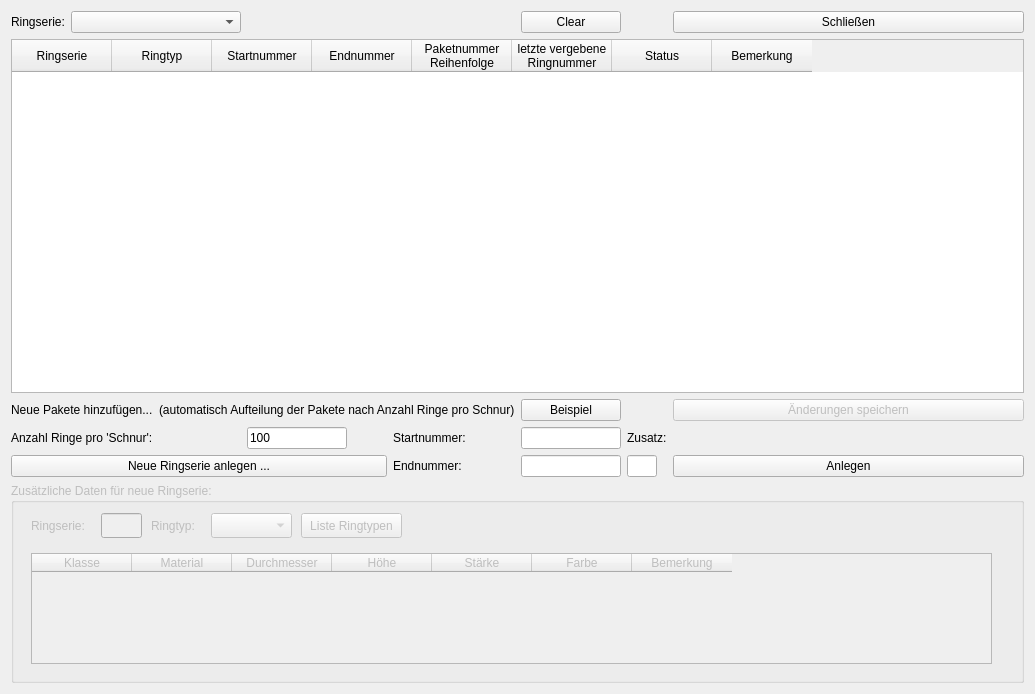
<?xml version="1.0" encoding="UTF-8"?>
<ui version="4.0">
 <class>DialogRingserienEingabe</class>
 <widget class="QDialog" name="DialogRingserienEingabe">
  <property name="geometry">
   <rect>
    <x>0</x>
    <y>0</y>
    <width>1035</width>
    <height>694</height>
   </rect>
  </property>
  <property name="windowTitle">
   <string>DialogRingserienEingabe</string>
  </property>
  <layout class="QGridLayout" name="gridLayout">
   <item row="1" column="1">
    <layout class="QGridLayout" name="gridLayout_2">
     <item row="3" column="5">
      <widget class="QPushButton" name="BTN_spezial">
       <property name="enabled">
        <bool>false</bool>
       </property>
       <property name="toolTip">
        <string>&lt;html&gt;&lt;head/&gt;&lt;body&gt;&lt;p&gt;Möchte man ein Paket oder eine Schnur 'dazwischenschieben' oder als nächstes behandeln, so kann man dieses Paket hier auswählen und markieren als das nächste zu verwendende - UNABHÄNGIG von der aktuell definierten Reihenfolge. &lt;/p&gt;&lt;/body&gt;&lt;/html&gt;</string>
       </property>
       <property name="text">
        <string>Änderungen speichern</string>
       </property>
      </widget>
     </item>
     <item row="6" column="0" colspan="2">
      <widget class="QPushButton" name="BTN_neueSerie_anlegen">
       <property name="toolTip">
        <string>&lt;html&gt;&lt;head/&gt;&lt;body&gt;&lt;p&gt;Dies bedeutet, dass die Ringserie, die Du eingeben möchtest, bisher noch &lt;span style=&quot; font-size:10pt; font-weight:700; color:#ff0000;&quot;&gt;nicht&lt;/span&gt; auf der Station verwendet wurde. Wenn Du nur einen neuen Nummernbereich eingeben möchtest, wähle bitte die bisherige Ringserie links aus und nutze die untere Eingabemaske für das Hinzufügen neuer Nummern.&lt;/p&gt;&lt;/body&gt;&lt;/html&gt;</string>
       </property>
       <property name="text">
        <string>Neue Ringserie anlegen ...</string>
       </property>
      </widget>
     </item>
     <item row="1" column="3">
      <widget class="QPushButton" name="BTN_clear">
       <property name="text">
        <string>Clear</string>
       </property>
      </widget>
     </item>
     <item row="5" column="2">
      <widget class="QLabel" name="label_3">
       <property name="sizePolicy">
        <sizepolicy hsizetype="Maximum" vsizetype="Preferred">
         <horstretch>0</horstretch>
         <verstretch>0</verstretch>
        </sizepolicy>
       </property>
       <property name="minimumSize">
        <size>
         <width>80</width>
         <height>0</height>
        </size>
       </property>
       <property name="maximumSize">
        <size>
         <width>80</width>
         <height>16777215</height>
        </size>
       </property>
       <property name="toolTip">
        <string>&lt;html&gt;&lt;head/&gt;&lt;body&gt;&lt;p&gt;&lt;span style=&quot; font-weight:700;&quot;&gt;Start&lt;/span&gt;nummer der &lt;span style=&quot; font-weight:700;&quot;&gt;gesamten&lt;/span&gt; Serie! Wurden z.B. 1000 Ringe einer Serie geliefert von XX010001 bis XX011000 in 10 Schnureinheiten (Paketen), so trägt man die erste Nummer (10.001) bei Startnummer ein und die letzte Nummer (11.000) bei Endnummer. Natürlich ohne .&lt;/p&gt;&lt;/body&gt;&lt;/html&gt;</string>
       </property>
       <property name="text">
        <string>Startnummer: </string>
       </property>
      </widget>
     </item>
     <item row="7" column="0" colspan="6">
      <widget class="QGroupBox" name="groupBox_zusatzeingabe">
       <property name="enabled">
        <bool>false</bool>
       </property>
       <property name="sizePolicy">
        <sizepolicy hsizetype="Expanding" vsizetype="Preferred">
         <horstretch>0</horstretch>
         <verstretch>0</verstretch>
        </sizepolicy>
       </property>
       <property name="minimumSize">
        <size>
         <width>800</width>
         <height>200</height>
        </size>
       </property>
       <property name="maximumSize">
        <size>
         <width>16777215</width>
         <height>300</height>
        </size>
       </property>
       <property name="title">
        <string>Zusätzliche Daten für neue Ringserie:</string>
       </property>
       <widget class="QLabel" name="label_8">
        <property name="geometry">
         <rect>
          <x>20</x>
          <y>30</y>
          <width>61</width>
          <height>25</height>
         </rect>
        </property>
        <property name="toolTip">
         <string>&lt;html&gt;&lt;head/&gt;&lt;body&gt;&lt;p&gt;&lt;span style=&quot; font-weight:700;&quot;&gt;Start&lt;/span&gt;nummer der &lt;span style=&quot; font-weight:700;&quot;&gt;gesamten&lt;/span&gt; Serie! Wurden z.B. 1000 Ringe einer Serie geliefert von XX010001 bis XX011000 in 10 Schnureinheiten (Paketen), so trägt man die erste Nummer (10.001) bei Startnummer ein und die letzte Nummer (11.000) bei Endnummer. Natürlich ohne .&lt;/p&gt;&lt;/body&gt;&lt;/html&gt;</string>
        </property>
        <property name="text">
         <string>Ringserie:</string>
        </property>
       </widget>
       <widget class="QLineEdit" name="INP_neueSerie_ringserie">
        <property name="geometry">
         <rect>
          <x>90</x>
          <y>30</y>
          <width>41</width>
          <height>25</height>
         </rect>
        </property>
        <property name="maxLength">
         <number>2</number>
        </property>
       </widget>
       <widget class="QComboBox" name="CMB_neueSerie_ringtyp_auswahl">
        <property name="geometry">
         <rect>
          <x>200</x>
          <y>30</y>
          <width>81</width>
          <height>25</height>
         </rect>
        </property>
        <property name="editable">
         <bool>false</bool>
        </property>
        <property name="insertPolicy">
         <enum>QComboBox::NoInsert</enum>
        </property>
       </widget>
       <widget class="QLabel" name="label_7">
        <property name="geometry">
         <rect>
          <x>140</x>
          <y>30</y>
          <width>51</width>
          <height>25</height>
         </rect>
        </property>
        <property name="toolTip">
         <string>&lt;html&gt;&lt;head/&gt;&lt;body&gt;&lt;p&gt;&lt;span style=&quot; font-weight:700;&quot;&gt;Start&lt;/span&gt;nummer der &lt;span style=&quot; font-weight:700;&quot;&gt;gesamten&lt;/span&gt; Serie! Wurden z.B. 1000 Ringe einer Serie geliefert von XX010001 bis XX011000 in 10 Schnureinheiten (Paketen), so trägt man die erste Nummer (10.001) bei Startnummer ein und die letzte Nummer (11.000) bei Endnummer. Natürlich ohne .&lt;/p&gt;&lt;/body&gt;&lt;/html&gt;</string>
        </property>
        <property name="text">
         <string>Ringtyp: </string>
        </property>
       </widget>
       <widget class="QPushButton" name="BTN_ringtypenliste">
        <property name="geometry">
         <rect>
          <x>290</x>
          <y>30</y>
          <width>101</width>
          <height>25</height>
         </rect>
        </property>
        <property name="text">
         <string>Liste Ringtypen</string>
        </property>
       </widget>
       <widget class="QTableWidget" name="TBL_ringtypen">
        <property name="geometry">
         <rect>
          <x>20</x>
          <y>70</y>
          <width>961</width>
          <height>111</height>
         </rect>
        </property>
        <column>
         <property name="text">
          <string>Klasse</string>
         </property>
        </column>
        <column>
         <property name="text">
          <string>Material</string>
         </property>
        </column>
        <column>
         <property name="text">
          <string>Durchmesser</string>
         </property>
        </column>
        <column>
         <property name="text">
          <string>Höhe</string>
         </property>
        </column>
        <column>
         <property name="text">
          <string>Stärke</string>
         </property>
        </column>
        <column>
         <property name="text">
          <string>Farbe</string>
         </property>
        </column>
        <column>
         <property name="text">
          <string>Bemerkung</string>
         </property>
        </column>
       </widget>
      </widget>
     </item>
     <item row="6" column="3">
      <widget class="QLineEdit" name="INP_end_ringnummer_neue_serie">
       <property name="sizePolicy">
        <sizepolicy hsizetype="Minimum" vsizetype="Fixed">
         <horstretch>0</horstretch>
         <verstretch>0</verstretch>
        </sizepolicy>
       </property>
       <property name="minimumSize">
        <size>
         <width>50</width>
         <height>0</height>
        </size>
       </property>
       <property name="maximumSize">
        <size>
         <width>100</width>
         <height>16777215</height>
        </size>
       </property>
      </widget>
     </item>
     <item row="1" column="5">
      <widget class="QPushButton" name="BTN_close">
       <property name="text">
        <string>Schließen</string>
       </property>
      </widget>
     </item>
     <item row="6" column="2">
      <widget class="QLabel" name="label_4">
       <property name="sizePolicy">
        <sizepolicy hsizetype="Maximum" vsizetype="Preferred">
         <horstretch>0</horstretch>
         <verstretch>0</verstretch>
        </sizepolicy>
       </property>
       <property name="minimumSize">
        <size>
         <width>80</width>
         <height>0</height>
        </size>
       </property>
       <property name="maximumSize">
        <size>
         <width>80</width>
         <height>16777215</height>
        </size>
       </property>
       <property name="toolTip">
        <string>&lt;html&gt;&lt;head/&gt;&lt;body&gt;&lt;p&gt;&lt;span style=&quot; font-weight:700;&quot;&gt;End&lt;/span&gt;nummer der &lt;span style=&quot; font-weight:700;&quot;&gt;gesamten&lt;/span&gt; Serie! Wurden z.B. 1000 Ringe einer Serie geliefert von XX010001 bis XX011000 in 10 Schnureinheiten (Paketen), so trägt man die erste Nummer (10.001) bei Startnummer ein und die letzte Nummer (11.000) bei Endnummer. Natürlich ohne .&lt;/p&gt;&lt;/body&gt;&lt;/html&gt;</string>
       </property>
       <property name="text">
        <string>Endnummer:</string>
       </property>
      </widget>
     </item>
     <item row="5" column="1">
      <widget class="QLineEdit" name="INP_anz_ring_schnur">
       <property name="sizePolicy">
        <sizepolicy hsizetype="Maximum" vsizetype="Fixed">
         <horstretch>0</horstretch>
         <verstretch>0</verstretch>
        </sizepolicy>
       </property>
       <property name="minimumSize">
        <size>
         <width>50</width>
         <height>0</height>
        </size>
       </property>
       <property name="maximumSize">
        <size>
         <width>100</width>
         <height>16777215</height>
        </size>
       </property>
       <property name="text">
        <string>100</string>
       </property>
      </widget>
     </item>
     <item row="5" column="3">
      <widget class="QLineEdit" name="INP_start_ringnummer_neue_serie">
       <property name="sizePolicy">
        <sizepolicy hsizetype="Maximum" vsizetype="Fixed">
         <horstretch>0</horstretch>
         <verstretch>0</verstretch>
        </sizepolicy>
       </property>
       <property name="minimumSize">
        <size>
         <width>50</width>
         <height>0</height>
        </size>
       </property>
       <property name="maximumSize">
        <size>
         <width>100</width>
         <height>16777215</height>
        </size>
       </property>
       <property name="maxLength">
        <number>8</number>
       </property>
      </widget>
     </item>
     <item row="5" column="0">
      <widget class="QLabel" name="label_5">
       <property name="sizePolicy">
        <sizepolicy hsizetype="Maximum" vsizetype="Preferred">
         <horstretch>0</horstretch>
         <verstretch>0</verstretch>
        </sizepolicy>
       </property>
       <property name="minimumSize">
        <size>
         <width>140</width>
         <height>0</height>
        </size>
       </property>
       <property name="maximumSize">
        <size>
         <width>150</width>
         <height>16777215</height>
        </size>
       </property>
       <property name="toolTip">
        <string>&lt;html&gt;&lt;head/&gt;&lt;body&gt;&lt;p&gt;Es wird die Anzahl je &amp;quot;Paket&amp;quot; benötigt. Die meisten Ringe sind auf einer Gummischnur aufgezogen. Am Beringertisch befindet sich meistens eine Schnur je Ringtyp/-serie. Die Serie lässt sich also in diese Pakete vereinzeln. Manche Ringe sind z.B. so groß, dass nur 10 Exemplare auf einem Schlauch aufgezogen sind. Dann ist hier 10 einzutragen. Die Standardpaketgröße beträgt 100 (Ringe je Schnur)&lt;/p&gt;&lt;/body&gt;&lt;/html&gt;</string>
       </property>
       <property name="text">
        <string>Anzahl Ringe pro 'Schnur':</string>
       </property>
      </widget>
     </item>
     <item row="6" column="4">
      <widget class="QLineEdit" name="INP_zusatz">
       <property name="sizePolicy">
        <sizepolicy hsizetype="Maximum" vsizetype="Fixed">
         <horstretch>0</horstretch>
         <verstretch>0</verstretch>
        </sizepolicy>
       </property>
       <property name="minimumSize">
        <size>
         <width>30</width>
         <height>0</height>
        </size>
       </property>
       <property name="maximumSize">
        <size>
         <width>30</width>
         <height>16777215</height>
        </size>
       </property>
      </widget>
     </item>
     <item row="5" column="4">
      <widget class="QLabel" name="label_6">
       <property name="sizePolicy">
        <sizepolicy hsizetype="Maximum" vsizetype="Preferred">
         <horstretch>0</horstretch>
         <verstretch>0</verstretch>
        </sizepolicy>
       </property>
       <property name="minimumSize">
        <size>
         <width>40</width>
         <height>0</height>
        </size>
       </property>
       <property name="maximumSize">
        <size>
         <width>40</width>
         <height>16777215</height>
        </size>
       </property>
       <property name="toolTip">
        <string>&lt;html&gt;&lt;head/&gt;&lt;body&gt;&lt;p&gt;Es gibt (leider) einige Ringe, die keine numerischen Ringnummern haben, sondern zusätzlich noch ein Buchstabe. Z.B. die Serie 39 besteht aus 391F, 392F, 393F, ..., 399F. Um aber intern mit Zahlen rechnen zu können statt mit alphanumerischen Operationen (Texte umwandeln, aufsplitten, wieder zurückwandeln, ...) wurden für die 0,00001% der Fälle dieses Zusatzfeld ins Leben gerufen. Beinhaltet also der hintere Teil der Ringnummer (nach der Serie) einen nicht-numerischen Teil, wird dieser hier bei Zusatz eingetragen.&lt;/p&gt;&lt;/body&gt;&lt;/html&gt;</string>
       </property>
       <property name="text">
        <string>Zusatz:</string>
       </property>
      </widget>
     </item>
     <item row="3" column="0" colspan="3">
      <widget class="QLabel" name="label_2">
       <property name="text">
        <string>Neue Pakete hinzufügen...  (automatisch Aufteilung der Pakete nach Anzahl Ringe pro Schnur)</string>
       </property>
      </widget>
     </item>
     <item row="3" column="3">
      <widget class="QPushButton" name="BTN_beispiel_eingabe_ringserie">
       <property name="text">
        <string>Beispiel</string>
       </property>
      </widget>
     </item>
     <item row="6" column="5">
      <widget class="QPushButton" name="BTN_neue_ringserie">
       <property name="sizePolicy">
        <sizepolicy hsizetype="Minimum" vsizetype="Fixed">
         <horstretch>0</horstretch>
         <verstretch>0</verstretch>
        </sizepolicy>
       </property>
       <property name="text">
        <string>Anlegen</string>
       </property>
      </widget>
     </item>
     <item row="2" column="0" colspan="6">
      <widget class="OwnTable" name="TBL_ringserien">
       <property name="sizePolicy">
        <sizepolicy hsizetype="Expanding" vsizetype="Expanding">
         <horstretch>0</horstretch>
         <verstretch>0</verstretch>
        </sizepolicy>
       </property>
       <property name="minimumSize">
        <size>
         <width>900</width>
         <height>0</height>
        </size>
       </property>
       <property name="editTriggers">
        <set>QAbstractItemView::SelectedClicked</set>
       </property>
       <property name="alternatingRowColors">
        <bool>false</bool>
       </property>
       <property name="showGrid">
        <bool>true</bool>
       </property>
       <property name="sortingEnabled">
        <bool>true</bool>
       </property>
       <column>
        <property name="text">
         <string>Ringserie</string>
        </property>
       </column>
       <column>
        <property name="text">
         <string>Ringtyp</string>
        </property>
       </column>
       <column>
        <property name="text">
         <string>Startnummer</string>
        </property>
       </column>
       <column>
        <property name="text">
         <string>Endnummer</string>
        </property>
       </column>
       <column>
        <property name="text">
         <string>Paketnummer
Reihenfolge</string>
        </property>
       </column>
       <column>
        <property name="text">
         <string>letzte vergebene
Ringnummer</string>
        </property>
       </column>
       <column>
        <property name="text">
         <string>Status</string>
        </property>
       </column>
       <column>
        <property name="text">
         <string>Bemerkung</string>
        </property>
       </column>
      </widget>
     </item>
     <item row="1" column="0">
      <layout class="QHBoxLayout" name="horizontalLayout_2">
       <item>
        <widget class="QLabel" name="label">
         <property name="sizePolicy">
          <sizepolicy hsizetype="Maximum" vsizetype="Maximum">
           <horstretch>0</horstretch>
           <verstretch>0</verstretch>
          </sizepolicy>
         </property>
         <property name="maximumSize">
          <size>
           <width>16777215</width>
           <height>25</height>
          </size>
         </property>
         <property name="text">
          <string>Ringserie:</string>
         </property>
        </widget>
       </item>
       <item>
        <widget class="QComboBox" name="CMB_ringserienauswahl"/>
       </item>
      </layout>
     </item>
    </layout>
   </item>
  </layout>
 </widget>
 <customwidgets>
  <customwidget>
   <class>OwnTable</class>
   <extends>QTableWidget</extends>
   <header>rberi_lib</header>
  </customwidget>
 </customwidgets>
 <tabstops>
  <tabstop>INP_neueSerie_ringserie</tabstop>
  <tabstop>CMB_neueSerie_ringtyp_auswahl</tabstop>
  <tabstop>BTN_ringtypenliste</tabstop>
  <tabstop>TBL_ringtypen</tabstop>
 </tabstops>
 <resources/>
 <connections/>
</ui>
